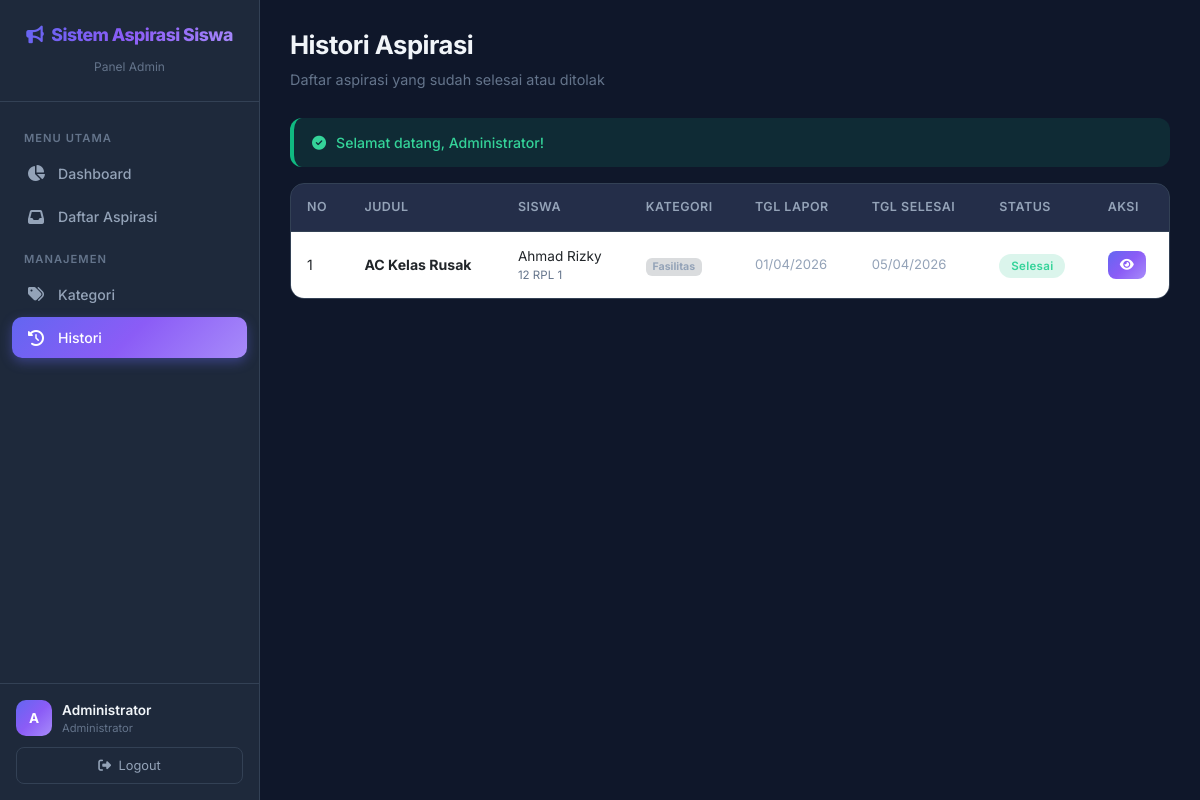
The app's page /?page=history-admin (signed in) with its own data.
### tables this page shows
CREATE TABLE `aspirasi` (
  `id_aspirasi` int(11) NOT NULL,
  `nis` int(11) NOT NULL,
  `id_kategori` int(11) NOT NULL,
  `judul` varchar(100) NOT NULL,
  `isi_aspirasi` text NOT NULL,
  `lokasi` varchar(100) DEFAULT NULL,
  `status` enum('Menunggu','Diproses','Selesai','Ditolak') NOT NULL DEFAULT 'Menunggu',
  `prioritas` enum('Rendah','Sedang','Tinggi') NOT NULL DEFAULT 'Sedang',
  `progres` int(3) NOT NULL DEFAULT 0,
  `catatan_progres` text DEFAULT NULL,
  `tgl_lapor` datetime NOT NULL DEFAULT current_timestamp(),
  `tgl_update` datetime DEFAULT NULL,
  `username_admin` varchar(30) DEFAULT NULL
);

CREATE TABLE `siswa` (
  `nis` int(11) NOT NULL,
  `username` varchar(35) NOT NULL,
  `nama_siswa` varchar(60) NOT NULL,
  `kelas` varchar(20) NOT NULL,
  `password` varchar(100) NOT NULL
);

CREATE TABLE `kategori` (
  `id_kategori` int(11) NOT NULL,
  `nama_kategori` varchar(50) NOT NULL
);

### controllers/AdminController.php (called while the page is built, shortened)
<?php
require_once __DIR__ . '/Controller.php';
require_once __DIR__ . '/../models/Aspirasi.php';
class AdminController extends Controller {
    private $aspirasiModel;
    public function __construct() {
        $this->aspirasiModel = new Aspirasi();
    }
    public function history() {
        $aspirasi = $this->aspirasiModel->getHistory();
        $flash = $this->getFlash();
        $this->view('admin/history', [
            'aspirasi' => $aspirasi,
            'flash' => $flash
        ]);
    }
}

### config/Database.php (called while the page is built, shortened)
<?php
class Database {
    private static $instance = null;
    private $connection;
    private function __construct() {
        $this->host = DB_HOST;
        $this->dbname = DB_NAME;
        $this->username = DB_USER;
        $this->password = DB_PASS;
        try {
            $dsn = "mysql:host={$this->host};dbname={$this->dbname};charset=utf8mb4";
            $options = [
                PDO::ATTR_ERRMODE => PDO::ERRMODE_EXCEPTION,
                PDO::ATTR_DEFAULT_FETCH_MODE => PDO::FETCH_ASSOC,
                PDO::ATTR_EMULATE_PREPARES => false,
            ];
            $this->connection = new PDO($dsn, $this->username, $this->password, $options);
        } catch (PDOException $e) {
            die("Koneksi database gagal: " . $e->getMessage());
        }
    }
    public static function getInstance() {
        if (self::$instance === null) {
            self::$instance = new self();
        }
        return self::$instance;
    }
    public function getConnection() {
        return $this->connection;
    }
}

### models/Model.php (called while the page is built, shortened)
<?php
require_once __DIR__ . '/../config/Database.php';
abstract class Model {
    public function __construct() {
        $this->db = Database::getInstance()->getConnection();
    }
}

### models/Aspirasi.php (called while the page is built, shortened)
<?php
require_once __DIR__ . '/Model.php';
class Aspirasi extends Model {
    protected $table = 'aspirasi';
    public function getHistory() {
        $sql = "SELECT a.*, s.nama_siswa, s.kelas, k.nama_kategori
                FROM {$this->table} a
                JOIN siswa s ON a.nis = s.nis
                JOIN kategori k ON a.id_kategori = k.id_kategori
                WHERE a.status IN ('Selesai', 'Ditolak')
                ORDER BY a.tgl_update DESC";
        $stmt = $this->db->query($sql);
        return $stmt->fetchAll();
    }
}

### views/admin/history.php (the view, shortened to what this page needs)
<?php
require_once __DIR__ . '/../layouts/header.php';
?>
<aside class="sidebar">
    <div class="sidebar-brand">
        <h4><i class="fas fa-bullhorn me-2"></i><?= APP_NAME ?></h4>
        <small>Panel Admin</small>
    </div>
    <nav class="sidebar-nav">
        <div class="nav-label">Menu Utama</div>
        <a href="<?= BASE_URL ?>?page=dashboard" class="nav-link"><i class="fas fa-chart-pie"></i> Dashboard</a>
        <a href="<?= BASE_URL ?>?page=aspirasi-admin" class="nav-link"><i class="fas fa-inbox"></i> Daftar Aspirasi</a>
        <div class="nav-label">Manajemen</div>
        <a href="<?= BASE_URL ?>?page=kategori" class="nav-link"><i class="fas fa-tags"></i> Kategori</a>
        <a href="<?= BASE_URL ?>?page=history-admin" class="nav-link active"><i class="fas fa-history"></i> Histori</a>
    </nav>
    <div class="sidebar-footer">
        <div class="user-info">
            <div class="user-avatar"><?= strtoupper(substr($_SESSION['admin_nama'] ?? 'A', 0, 1)) ?></div>
            <div>
                <div class="user-name"><?= $_SESSION['admin_nama'] ?? 'Admin' ?></div>
                <div class="user-role">Administrator</div>
            </div>
        </div>
        <a href="<?= BASE_URL ?>?action=logout-admin" class="btn-logout" style="text-decoration:none; display:block; text-align:center;">
            <i class="fas fa-sign-out-alt me-1"></i> Logout
        </a>
    </div>
</aside>
<main class="main-content">
    <div class="page-header">
        <h2>Histori Aspirasi</h2>
        <p>Daftar aspirasi yang sudah selesai atau ditolak</p>
    </div>
    <?php if (!empty($flash)): ?>
        <div class="alert-custom alert-<?= $flash['type'] === 'success' ? 'success' : 'error' ?>-custom mb-3">
            <i class="fas fa-<?= $flash['type'] === 'success' ? 'check-circle' : 'exclamation-circle' ?>"></i>
            <?= $flash['message'] ?>
        </div>
    <?php endif; ?>
    <div class="table-container animate-in">
        <table class="table">
            <thead>
                <tr>
                    <th>No</th>
                    <th>Judul</th>
                    <th>Siswa</th>
                    <th>Kategori</th>
                    <th>Tgl Lapor</th>
                    <th>Tgl Selesai</th>
                    <th>Status</th>
                    <th>Aksi</th>
                </tr>
            </thead>
            <tbody>
                <?php if (empty($aspirasi)): ?>
                    <tr>
                        <td colspan="8">
                            <div class="empty-state">
                                <i class="fas fa-history"></i>
                                <h5>Belum ada histori</h5>
                                <p>Aspirasi yang sudah selesai/ditolak akan ditampilkan di sini</p>
                            </div>
                        </td>
                    </tr>
                <?php else: ?>
                    <?php $no = 1; foreach ($aspirasi as $a): ?>
                        <tr>
                            <td><?= $no++ ?></td>
                            <td><strong><?= htmlspecialchars($a['judul']) ?></strong></td>
                            <td>
                                <div style="font-size:0.85rem;"><?= htmlspecialchars($a['nama_siswa']) ?></div>
                                <div style="font-size:0.72rem; color:#64748b;"><?= htmlspecialchars($a['kelas']) ?></div>
                            </td>
                            <td><span class="badge bg-secondary bg-opacity-25" style="color:#94a3b8;"><?= htmlspecialchars($a['nama_kategori']) ?></span></td>
                            <td style="font-size:0.82rem; color:#94a3b8;"><?= date('d/m/Y', strtotime($a['tgl_lapor'])) ?></td>
                            <td style="font-size:0.82rem; color:#94a3b8;"><?= $a['tgl_update'] ? date('d/m/Y', strtotime($a['tgl_update'])) : '-' ?></td>
                            <td>
                                <?php
                                $statusClass = $a['status'] === 'Selesai' ? 'badge-selesai' : 'badge-ditolak';
                                ?>
                                <span class="badge-status <?= $statusClass ?>"><?= $a['status'] ?></span>
                            </td>
                            <td>
                                <a href="<?= BASE_URL ?>?page=aspirasi-detail-admin&id=<?= $a['id_aspirasi'] ?>" class="btn btn-sm btn-primary-custom btn-sm-custom">
                                    <i class="fas fa-eye"></i>
                                </a>
                            </td>
                        </tr>
                    <?php endforeach; ?>
                <?php endif; ?>
            </tbody>
        </table>
    </div>
</main>
<?php require_once __DIR__ . '/../layouts/footer.php'; ?>

### records on screen
aspirasi: judul "AC Kelas Rusak", nis.nama_siswa "Ahmad Rizky", nis.kelas "12 RPL 1", id_kategori.nama_kategori "Fasilitas", tgl_lapor "01/04/2026", tgl_update "05/04/2026", status "Selesai"

### other values on screen
APP_NAME "Sistem Aspirasi Siswa"
substr($_SESSION['admin_nama'] ?? 'A', 0, 1) "A"
$_SESSION['admin_nama'] "Administrator"
$flash['message'] "Selamat datang, Administrator!"
